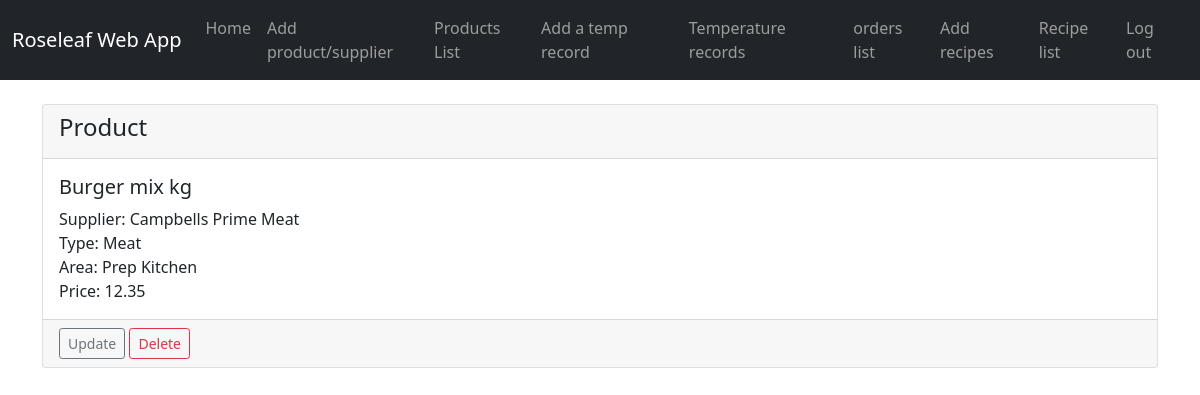
The app's page /show_product/9, older data.
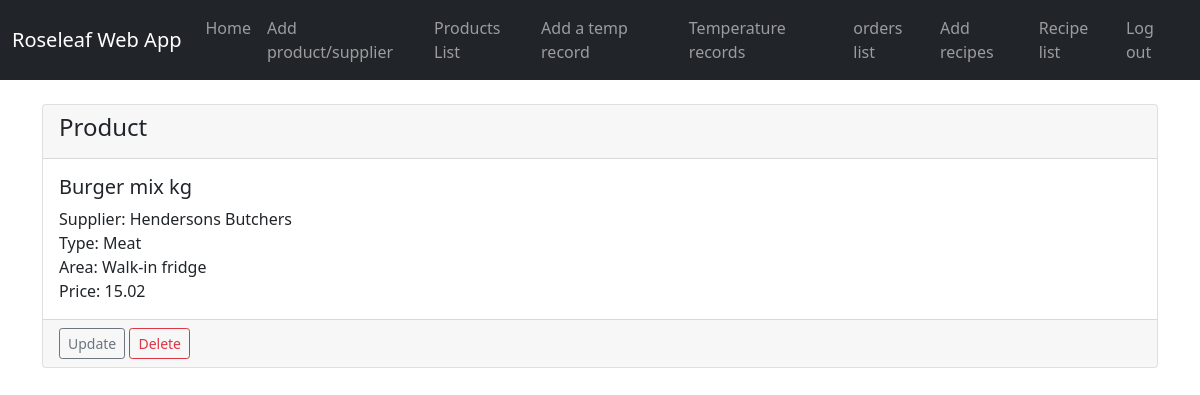
The same page, newer data.
### roseleaf_app/models.py (models this page shows, shortened)
class Product(models.Model):
    supplier = models.ForeignKey(Supplier, on_delete=models.CASCADE)
    name = models.CharField(max_length=50)
    product_type = models.ForeignKey(ProductType, on_delete=models.CASCADE)
    area = models.ForeignKey(Area, on_delete=models.CASCADE)
    price = models.DecimalField(max_digits=4, decimal_places=2)

class Supplier(models.Model):
    name = models.CharField(max_length=30)
    def __str__(self):
        return self.name

class Area(models.Model):
    name = models.CharField(max_length=50)
    def __str__(self):
        return self.name

class ProductType(models.Model):
    product_type = models.CharField(max_length=20)
    def __str__(self):
        return self.product_type

### roseleaf_app/views.py (the view)
# urls.py: path('show_product/<product_id>', views.show_product, name='show_product'),
def show_product(request, product_id):
    product = Product.objects.get(pk=product_id)
    return render(request, 'roseleaf_app/show_product.html', {'product' : product})

### roseleaf_app/templates/roseleaf_app/show_product.html
{% extends 'roseleaf_app/base.html' %}
{% block content %}
<br/>
     <div class="card">
          <div class="card-header">
              <h4>Product</h4>
          </div>
          <div class="card-body">
            <h5 class="card-title">{{ product.name }}</h5>
              Supplier: {{ product.supplier }}<br>
              Type: {{ product.product_type }}<br>
              Area: {{ product.area }}<br>
              Price: {{ product.price }}<br>
          </div>
     <div class="card-footer text-muted">
        <a href="{% url 'update_product' product.id %}"
                   class="btn btn-outline-secondary btn-sm"> Update </a>
        <a href="{% url 'delete_product' product.id %}"
                   class="btn btn-outline-danger btn-sm"> Delete  </a>
     </div>
     </div>
{% endblock %}

Row changes from the older to the newer data that the page shows:
changed Product "Burger mix kg": supplier "Campbells Prime Meat" → "Hendersons Butchers"; area "Prep Kitchen" → "Walk-in fridge"; price "12.35" → "15.02"
